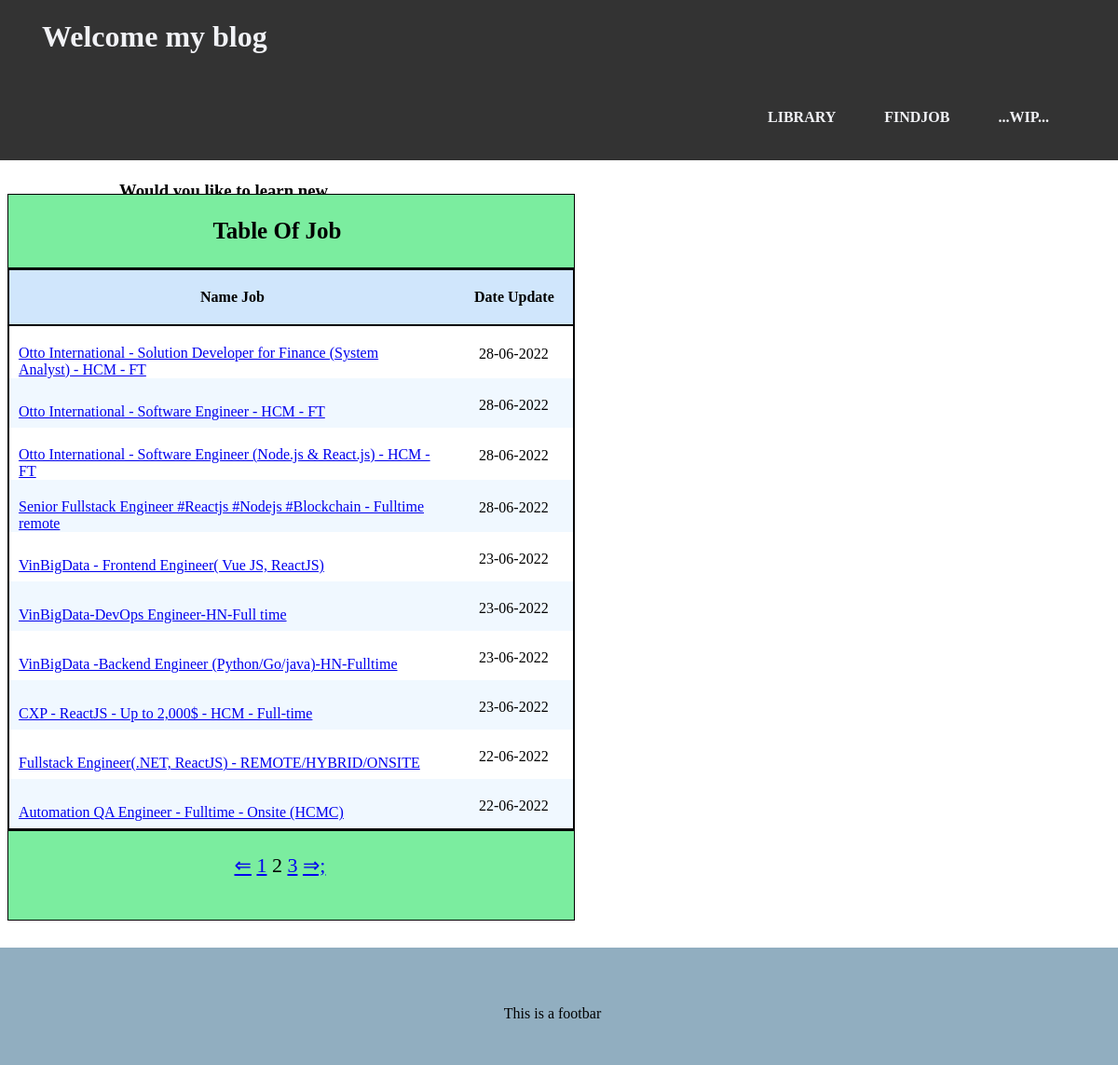
The page /indexjob/?page=2 on the database its author committed.
### learnm/models.py (models this page shows, shortened)
class Listjobs(models.Model):
    title_job = models.TextField(unique=True)
    urls_job = models.TextField(unique=True)
    date_job = models.DateField(auto_now_add=False, null=True, blank=True)

### learnm/views.py (the view)
# urls.py: path('indexjob/', Indexjob.as_view(), name='index')
class Indexjob(View):
    def get(self, request):
        name = Listjobs.objects.all()
        p = Paginator(name, 10)
        page_num = request.GET.get('page', 1)
        try:
            page = p.page(page_num)
        except EmptyPage:
            page = p.page(1)
        contents = {'name': page}
        return render(request, 'indexjob.html', contents)

### learnm/templates/indexjob.html (shortened to what this page needs)
{% extends 'base.html' %}
{% block layout1 %}
{% load static %}
<div class="TableBlock">
        <table class="Tablei">
            <caption id="capti">
                Table Of Job
            </caption>
            <thead class="headt">
                <tr id="Titl">
                    <th>Name Job</th>
                    <th>Date Update</th>
                </tr>
            </thead>
            <tbody class="bodyt">
                {% for data in name %}
                <tr>
                    <td id="namejob"><a href="https://github.com{{ data.urls_job }}">{{ data.title_job }}</a></td>
                    <td id="date">{{ data.date_job|date:'d-m-Y' }}</td>
                </tr>
                {% endfor %}
            </tbody>
        </table>
        <footer class="footer">
            {% if name.has_previous %}
            <a href="?page=1">&Leftarrow;</a>
            <a href="?page={{ name.previous_page_number}}">{{ name.previous_page_number }}</a>
            {% endif %}
            <span> {{ name.number }}</span>
            {% if name.has_next %}
            <a href="?page={{ name.next_page_number}}">{{ name.next_page_number }}</a>
            <a href="?page={{ name.paginator.num_pages }}">&Rightarrow;;</a>
            {% endif %}
        </footer>
</div>
<div class="adv">
        <h3>Would you like to learn new language</h3>
        <a href="https://pymi.vn/">
            <img class="img" src= "{% static 'images/advise.jpg' %}" alt="Pymier"/>
        </a>
        <div id="des">Click in image above for join</div>
</div>
{% endblock %}

### learnm/static/indexjob.css (style rules this page uses)
body { background: #ffffff; }
.TableBlock { position: relative; max-inline-size: 1000px; z-index: 2; }
.Tablei { border-collapse: collapse; }
.Tablei tr:nth-child(even) { background-color: aliceblue; }
#capti { font-weight: bolder; font-size: 25px; margin: 20px 0px 0px 0px; background-color: #7bed9f; padding: 25px 30px 25px 0px; border: 0.5px solid; }
.headt th { padding: 20px; }
.bodyt { background-color: white; border: 2px solid; }
#Titl { background-color: #d0e6fc; border: 2px solid; }
#namejob { max-inline-size: 30rem; padding: 20px 25px 0px 10px; }
#date { padding: 20px 20px 15px 25PX; }
.footer { background-color: #7bed9f; margin: 0px 391px 0px 0px; padding: 24px 24px 45px 0px; text-align: center; z-index: 3; border: 0.5px solid; font-size: 22px; }
.adv { border-radius: 50px; text-align: center; padding: 20px; position: absolute; right: 50rem; top: 155px; width: 20em; }
.img { width: 100%; border-radius: 150px; }
#des { font-size: 20px; font-style: italic; font-size: medium; }
* { box-sizing: border-box; }

### rows shown on the page
Listjobs: title_job "Otto International - Solution Developer for Finance (System Analyst) - HCM - FT", date_job "28-06-2022"
Listjobs: title_job "Otto International - Software Engineer - HCM - FT", date_job "28-06-2022"
Listjobs: title_job "Otto International - Software Engineer (Node.js & React.js) - HCM - FT", date_job "28-06-2022"
Listjobs: title_job "Senior Fullstack Engineer #Reactjs #Nodejs #Blockchain - Fulltime remote", date_job "28-06-2022"
Listjobs: title_job "VinBigData - Frontend Engineer( Vue JS, ReactJS)", date_job "23-06-2022"
Listjobs: title_job "VinBigData-DevOps Engineer-HN-Full time", date_job "23-06-2022"
Listjobs: title_job "VinBigData -Backend Engineer (Python/Go/java)-HN-Fulltime", date_job "23-06-2022"
Listjobs: title_job "CXP - ReactJS - Up to 2,000$ - HCM - Full-time", date_job "23-06-2022"
Listjobs: title_job "Fullstack Engineer(.NET, ReactJS) - REMOTE/HYBRID/ONSITE", date_job "22-06-2022"
Listjobs: title_job "Automation QA Engineer - Fulltime - Onsite (HCMC)", date_job "22-06-2022"

### other values the page prints
{{ name.previous_page_number }} "1"
{{ name.number }} "2"
{{ name.next_page_number }} "3"
